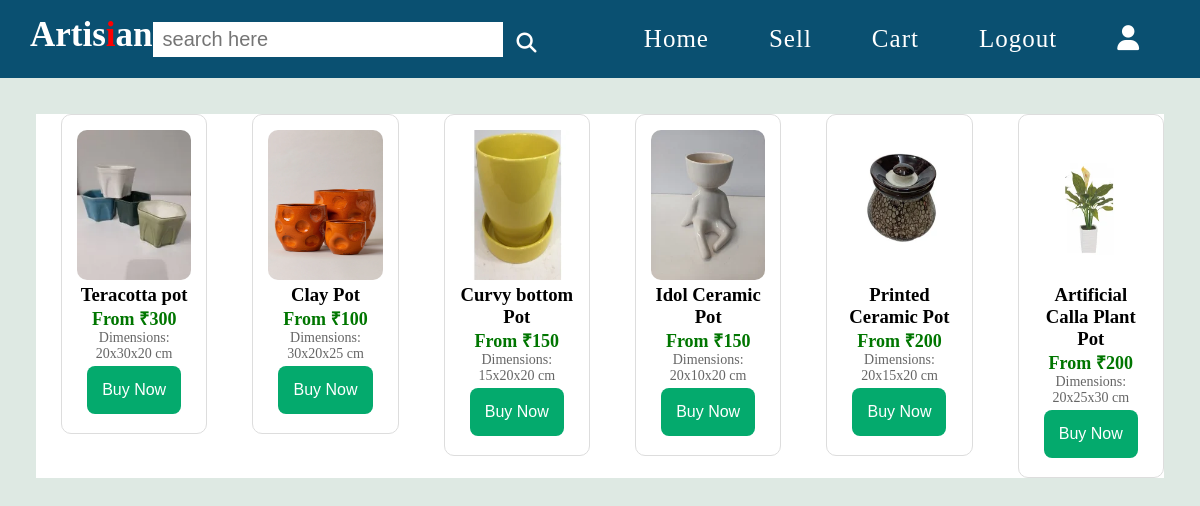
Screenshot of /pottery with the database file from the repository.
### main.py (models this page shows, shortened)
class pottery(db.Model):
    id = db.Column(db.Integer, primary_key=True)
    userId = db.Column(db.Integer,)
    Name = db.Column(db.String(100))
    Description = db.Column(db.String(500))
    Quantity = db.Column(db.Integer)
    Price = db.Column(db.Integer)
    Width = db.Column(db.Integer)
    Height = db.Column(db.Integer)
    Length = db.Column(db.Integer)
    Address = db.Column(db.String(400))
    Contact = db.Column(db.Integer)
    Image = db.Column(db.String(100))

### main.py (the view)
@app.route("/<name>")
def allProducts(name):
    if name == "pottery":
        products = pottery.query.all()
        return render_template("allProducts.html", products = products )
    elif name == "weaving":
        products = weaving.query.all()
        return render_template("allProducts.html", products = products )
    elif name == "sculpture":
        products = sculpture.query.all()
        return render_template("allProducts.html", products = products )
    elif name == "blacksmith":
        products = blacksmith.query.all()
        return render_template("allProducts.html", products = products )
    elif name == "painting":
        products = painting.query.all()
        return render_template("allProducts.html", products = products )
    elif name == "carpentry":
        products = carpentry.query.all()
        return render_template("allProducts.html", products = products )
    return redirect(url_for("user"))

### templates/allProducts.html (shortened to what this page needs)
{% extends "userBase.html" %}
{% block content %}
<section>
	<div class="product-container">
		{% for product in products %}
		<div class="product">
			<img src="{{product.Image}}" alt="Wireless Earbuds">
			<h3>{{product.Name}}</h3>
			<p class="price">From ₹{{product.Price}}</p>
			<p class="dimension">Dimensions: {{product.Length}}x{{product.Width}}x{{product.Height}} cm</p>
			<button class="buyButton" type="submit">Buy Now</button>
		</div>
		{% endfor %}
	</div>
	 </section>
{% endblock content %}

### static/userBase.css (style rules this page uses)
* { padding: 0; margin: 0; box-sizing: border-box; }
body { background: #dee9e3; }
.product-container { display: flex; gap: 20px; overflow-x: auto; background-color: white; margin: 3%; }
.product { background-color: white; border: 1px solid #ddd; border-radius: 10px; padding: 15px; text-align: center; width: 200px; margin-left: 25px; height: 100%; }
.product img { width: 100%; height: 150px; border-radius: 10px; }
.price { font-size: 18px; font-weight: bold; color: #007600; }
.dimension { font-size: 14px; color: #666; }
.buyButton { background-color: #04AA6D; border: none; color: white; padding: 15px; text-align: center; text-decoration: none; display: inline-block; font-size: 16px; margin: 4px 2px; cursor: pointer; border-radius: 8px; }

### rows the page displays
pottery: Image (picture), Name "Teracotta pot", Price "300", Length "20", Width "30", Height "20"
pottery: Image (picture), Name "Clay Pot", Price "100", Length "30", Width "20", Height "25"
pottery: Image (picture), Name "Curvy bottom Pot", Price "150", Length "15", Width "20", Height "20"
pottery: Image (picture), Name "Idol Ceramic Pot", Price "150", Length "20", Width "10", Height "20"
pottery: Image (picture), Name "Printed Ceramic Pot", Price "200", Length "20", Width "15", Height "20"
pottery: Image (picture), Name "Artificial Calla Plant Pot", Price "200", Length "20", Width "25", Height "30"
